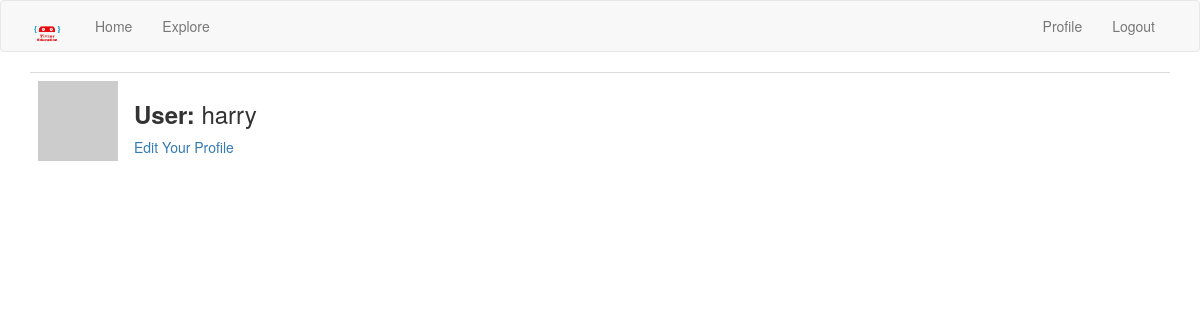
/profile/harry (signed in), run on an earlier commit of the app's database.
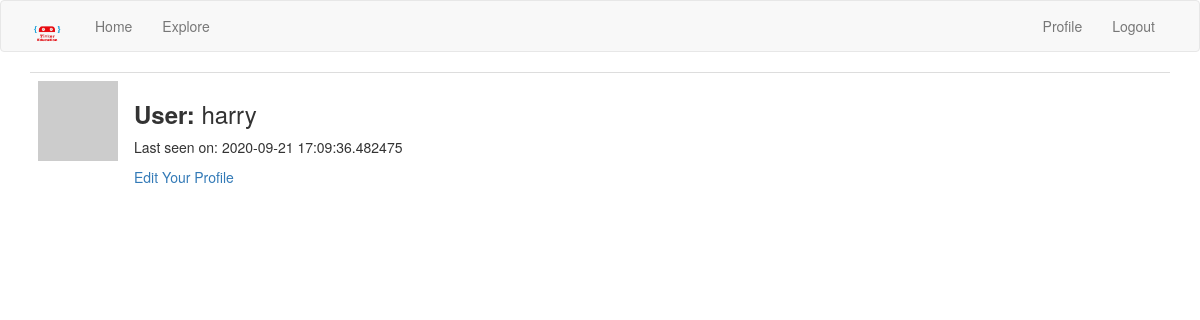
And on a later commit of the database.
### app/models.py (models this page shows, shortened)
class User( UserMixin ,db.Model):
    id = db.Column(db.Integer, primary_key = True)
    username = db.Column(db.String(64), unique = True, index = True)
    email = db.Column(db.String(120), unique = True, index = True)
    password_hash = db.Column(db.String(128))
    posts = db.relationship('Post', backref = 'author', lazy = 'dynamic')
    about_me = db.Column(db.String(140))
    last_seen = db.Column(db.DateTime, default = datetime.utcnow)
    def avatar(self, size):
        digest = md5(self.email.lower().encode('utf-8')).hexdigest()
        return 'https://www.gravatar.com/avatar/{}?d=identicon&s={}'.format(digest, size)

### app/routes.py (the view)
@app.route('/profile/<username>')
@login_required
def profile(username):
    user = User.query.filter_by(username = username).first_or_404()
    return render_template('profile.html', title = 'Profile', user = user)

### app/models.py (called while the page is built)
@login.user_loader
def load_user(id):
    return User.query.get(int(id))

### app/routes.py (called while the page is built)
@app.before_request
def before_request():
    if current_user.is_authenticated:
        current_user.last_seen = datetime.utcnow()
        db.session.commit()

### app/templates/profile.html (shortened to what this page needs)
{% extends 'base.html' %}
{% import 'bootstrap/wtf.html' as wtf %}
{% block app_content %}
    <table class="table">
        <tr valign = 'top'>
            <td width = '70px'>
                <img src="{{ user.avatar(128) }}">
            </td>
            <td>
                <h3><b>User: </b>{{ user.username }}</h3>
                {% if user.last_seen %}<p>Last seen on: {{ user.last_seen }}</p>{% endif %}
                {% if user == current_user %}
                    <a href="#">Edit Your Profile</a>
                {% endif %}
            </td>
        </tr>
    </table>
{% endblock %}

### app/templates/base.html (shortened to what this page needs)
{% extends 'bootstrap/base.html' %}
{% block head %}
{{super()}}
{% endblock %}
{% block navbar %}
<nav class="navbar navbar-default">
    <div class="container">
        <div class="navbar-header">
            <a class="navbar-brand" href="{{ url_for('home') }}"><img src="{{url_for('static', filename = 'images/tinker_logo.png')}}" width="35", height="35"></a>
        </div>
        <div class="collapse navbar-collapse" id="bs-example-navbar-collapse-1">
            <ul class="nav navbar-nav">
                <li><a href="{{ url_for('home') }}">Home</a></li>
                <li><a href="#">Explore</a></li>
            </ul>
            <ul class="nav navbar-nav navbar-right">
            {% if current_user.is_anonymous %}
                <li><a href="{{ url_for('login') }}">Login</a></li>
            {% else %}
                <li><a href="{{ url_for('profile', username = current_user.username) }}">Profile</a></li>
                <li><a href="{{ url_for('logout') }}">Logout</a></li>
            {% endif %}
        </div>
    </div>
</nav>
{% endblock %}
{% block content %}
    <div class="container">
        {% block app_content %}
        {% endblock %}
    </div>
{% endblock %}

What changed in the data, as far as the page shows it:
changed User "harry": last_seen (not shown) → "2020-09-21 17:09:36.482475"
Also different on the page:
text now shown: "Last seen on:"
